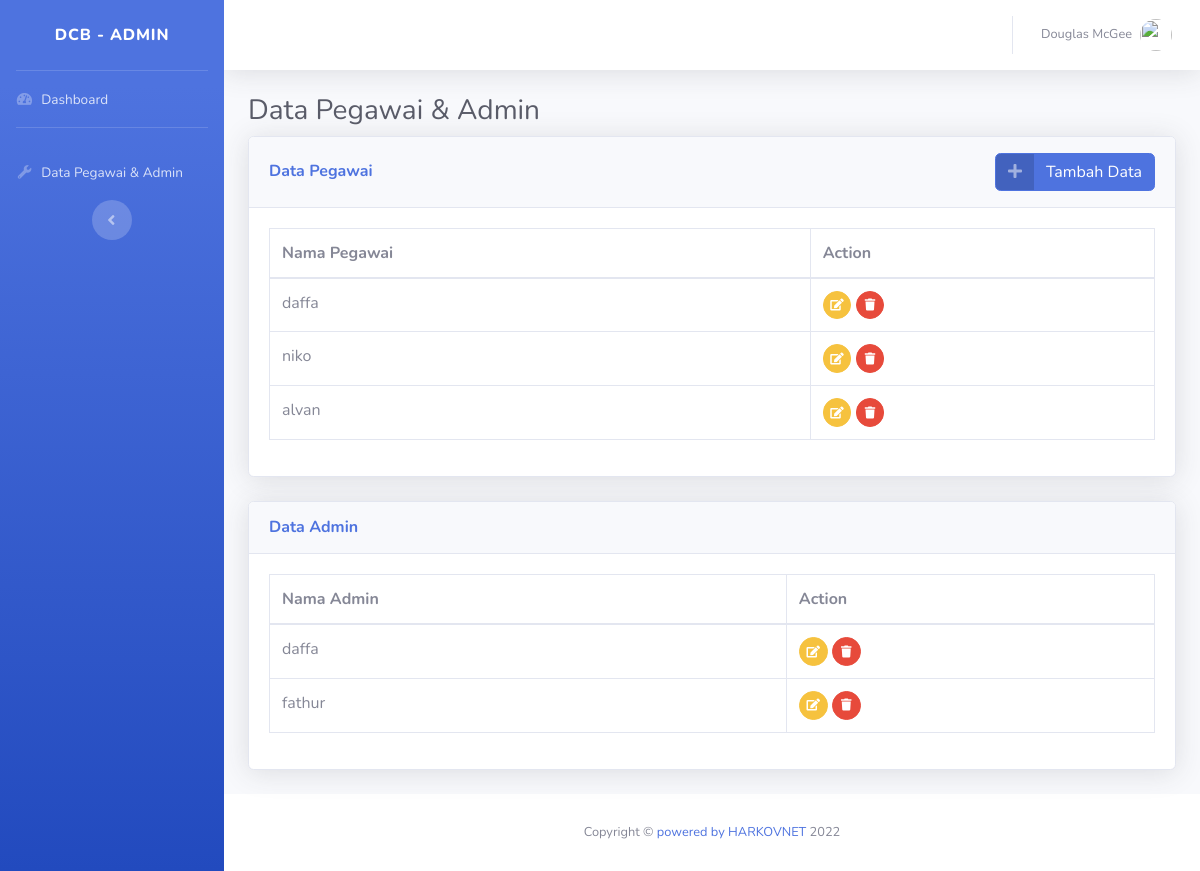
The app's page /admin/pegawai/index.php, older data.
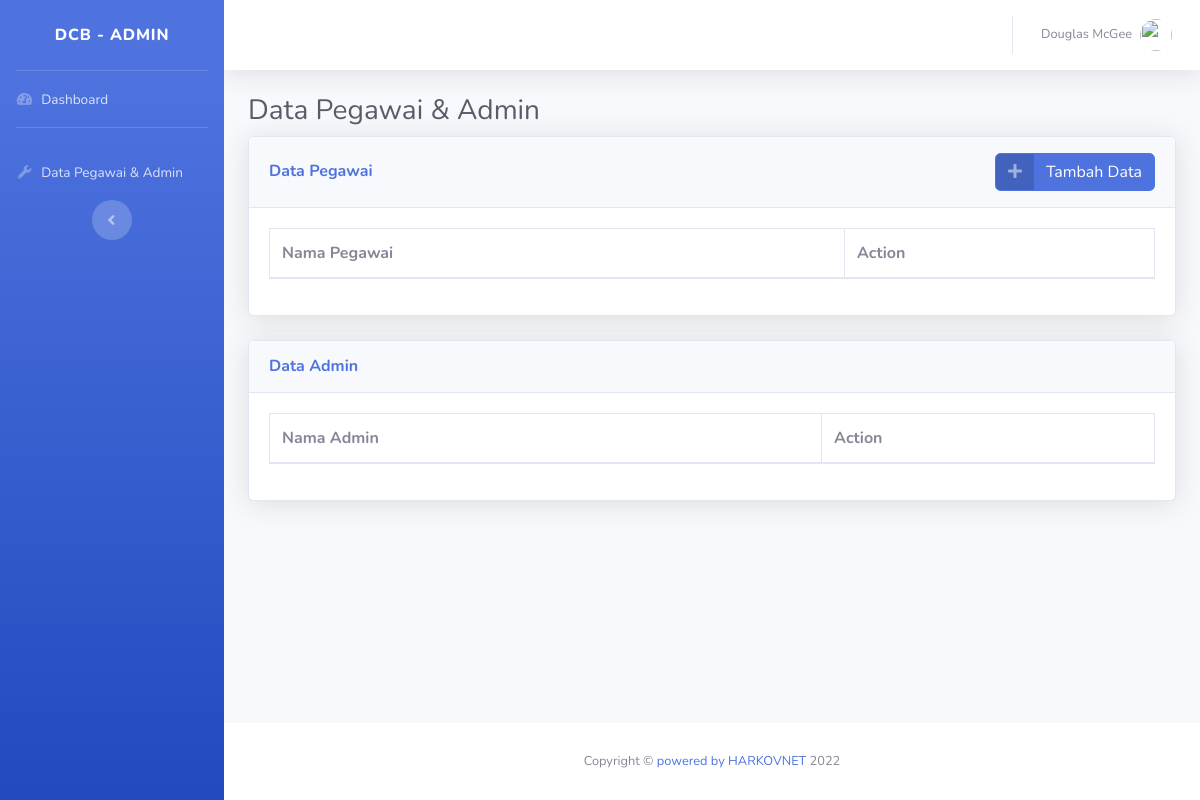
The same page, newer data.
### tables this page shows
CREATE TABLE `userpegawai` (
  `id` int(10) NOT NULL,
  `username` varchar(30) NOT NULL,
  `password` varchar(100) NOT NULL
);

CREATE TABLE `useradmin` (
  `id` int(10) NOT NULL,
  `username` varchar(50) NOT NULL,
  `password` varchar(100) NOT NULL
);

### admin/pegawai/index.php (the view, shortened to what the changed rows need)
<!DOCTYPE html>
<?php
include '../../database.php';
?>
<html lang="en">
<head>
    <link href="../../assets/vendor/fontawesome-free/css/all.min.css" rel="stylesheet" type="text/css">
    <link href="../../assets/css/sb-admin-2.min.css" rel="stylesheet">
    <link href="../../assets/vendor/datatables/dataTables.bootstrap4.min.css" rel="stylesheet">
</head>
<body id="page-top">
    <div id="wrapper">
        <div id="content-wrapper" class="d-flex flex-column">
            <div id="content">
                <div class="container-fluid">
                    <h1 class="h3 mb-2 text-gray-800">Data Pegawai & Admin</h1>
                    <div class="card shadow mb-4">
                        <div class="card-body">
                            <div class="table-responsive">
                                <table class="table table-bordered" id="dataTable" width="100%" cellspacing="0">
                                    <thead>
                                        <tr>
                                            <th>Nama Pegawai</th>
                                            <th>Action</th>
                                        </tr>
                                    </thead>
                                    <tbody>
                                        <?php
                                        $query = "SELECT * FROM userpegawai";
                                        $result = mysqli_query($db, $query);
                                        while ($row = mysqli_fetch_array($result)) {
                                            ?>
                                            <tr>
                                                <td><?php echo $row['username']; ?></td>
                                                <td>
                                                    <a href="editpegawai.php?id=<?php echo $row['id']; ?>" class="btn btn-warning btn-circle btn-sm">
                                                        <i class="fas fa-edit"></i>
                                                    </a>
                                                    <a href="hapuspegawai.php?id=<?php echo $row['id']; ?>" class="btn btn-danger btn-circle btn-sm">
                                                        <i class="fas fa-trash"></i>
                                                    </a>
                                                </td>
                                            </tr>
                                        <?php } ?>
                                    </tbody>
                                </table>
                            </div>
                        </div>
                    </div>
                </div>
                <div class="container-fluid">
                    <div class="card shadow mb-4">
                        <div class="card-body">
                            <div class="table-responsive">
                                <table class="table table-bordered" id="dataTable" width="100%" cellspacing="0">
                                    <thead>
                                        <tr>
                                            <th>Nama Admin</th>
                                            <th>Action</th>
                                        </tr>
                                    </thead>
                                    <tbody>
                                        <?php
                                        $query = "SELECT * FROM useradmin";
                                        $result = mysqli_query($db, $query);
                                        while ($row = mysqli_fetch_array($result)) {
                                            ?>
                                            <tr>
                                                <td><?php echo $row['username']; ?></td>
                                                <td>
                                                    <a href="editadmin.php?id=<?php echo $row['id']; ?>" class="btn btn-warning btn-circle btn-sm">
                                                        <i class="fas fa-edit"></i>
                                                    </a>
                                                    <a href="hapusadmin.php?id=<?php echo $row['id']; ?>" class="btn btn-danger btn-circle btn-sm">
                                                        <i class="fas fa-trash"></i>
                                                    </a>
                                                </td>
                                            </tr>
                                        <?php } ?>
                                    </tbody>
                                </table>
                            </div>
                        </div>
                    </div>
                </div>
            </div>
        </div>
    </div>
</body>
</html>

Row changes from the older to the newer data that the page shows:
removed userpegawai: username "daffa"
removed userpegawai: username "niko"
removed userpegawai: username "alvan"
removed useradmin: username "daffa"
removed useradmin: username "fathur"
